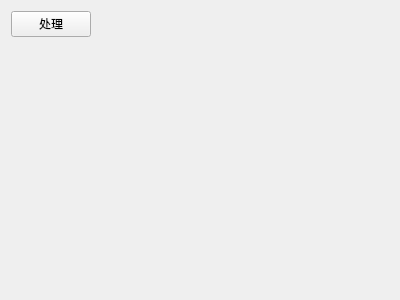
<?xml version="1.0" encoding="UTF-8"?>
<ui version="4.0">
 <class>Wnd2</class>
 <widget class="QWidget" name="Wnd2">
  <property name="geometry">
   <rect>
    <x>0</x>
    <y>0</y>
    <width>400</width>
    <height>300</height>
   </rect>
  </property>
  <property name="windowTitle">
   <string>Form</string>
  </property>
  <layout class="QVBoxLayout" name="verticalLayout">
   <item>
    <layout class="QHBoxLayout" name="horizontalLayout">
     <item>
      <widget class="QPushButton" name="btn_process">
       <property name="text">
        <string>处理</string>
       </property>
      </widget>
     </item>
     <item>
      <spacer name="horizontalSpacer">
       <property name="orientation">
        <enum>Qt::Horizontal</enum>
       </property>
       <property name="sizeHint" stdset="0">
        <size>
         <width>40</width>
         <height>20</height>
        </size>
       </property>
      </spacer>
     </item>
    </layout>
   </item>
   <item>
    <spacer name="verticalSpacer">
     <property name="orientation">
      <enum>Qt::Vertical</enum>
     </property>
     <property name="sizeHint" stdset="0">
      <size>
       <width>20</width>
       <height>248</height>
      </size>
     </property>
    </spacer>
   </item>
   <item>
    <widget class="QLabel" name="lbl_res">
     <property name="text">
      <string/>
     </property>
    </widget>
   </item>
  </layout>
 </widget>
 <resources/>
 <connections/>
</ui>
